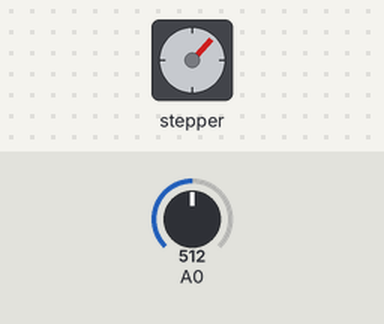
This sketch was run on a simulated Arduino Uno, built with avr-gcc and run on an emulated ATmega328P. On the bench: stepper motor. The inputs (shaded band) are chosen by the test bench; at power-on: A0 = 512. Stepper angles assume 100 steps per turn.

Above: at 4.2 s.
4.3 s: A0 set to 716
At 6.6 s:
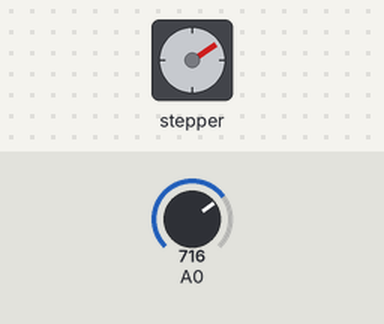
7.3 s: A0 set to 1023
At 9.6 s:
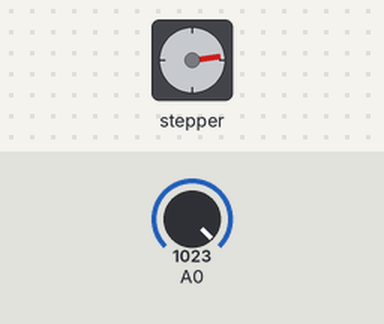
10.3 s: A0 set to 511
At 10.45 s:
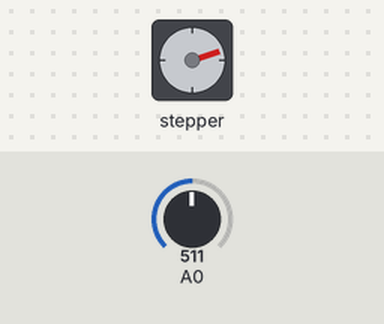
Timing chart, 0 to 15.2 s (numbered marks = the images above; inputs shaded):
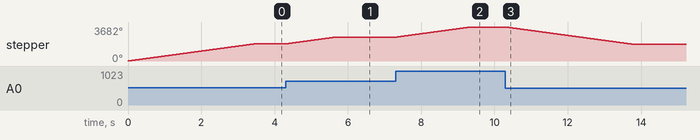

Measured:
- after the input at 4.3 s, stepper: turns 734° clockwise in 1.4 s, starting at once
- after the input at 7.3 s, stepper: turns 1105° clockwise in 2.1 s, starting at once
- after the input at 10.3 s, stepper: turns 1843° counter-clockwise in 3.4 s, starting at once
- by itself, stepper: turns 1843° clockwise in 3.4 s

The sketch:

bujingdianji.ino
```cpp
 /*
* 步进电机跟随电位器旋转
* (或者其他传感器)使用0号模拟口输入
* 使用arduino IDE自带的Stepper.h库文件
 */
#include <Stepper.h>
// 这里设置步进电机旋转一圈是多少步
#define STEPS 100
// attached to设置步进电机的步数和引脚
Stepper stepper(STEPS, 8, 9, 10, 11);
// 定义变量用来存储历史读数
int previous = 0;
void setup()
{
 // 设置电机每分钟的转速为90步
  stepper.setSpeed(90);
 }
 void loop()
 {
   int val = analogRead(0); // 获取传感器读数
   stepper.step(val - previous);// 移动步数为当前读数减去历史读数
   previous = val;// 保存历史读数
 }
```
